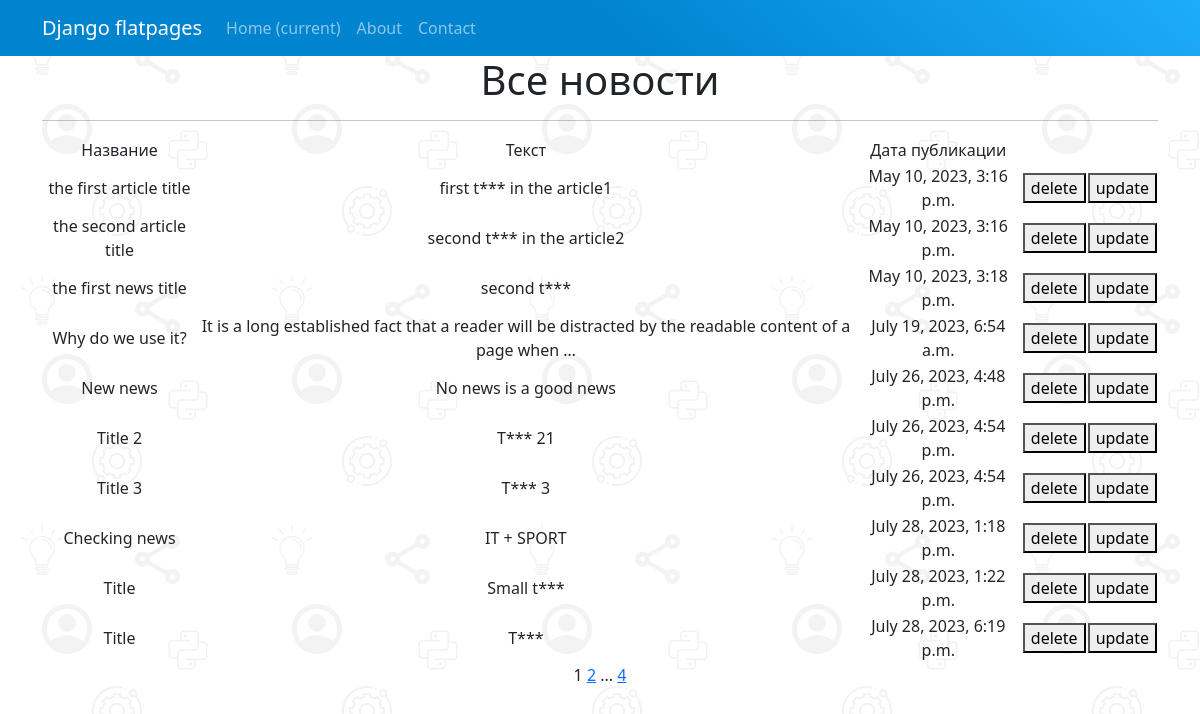
Page /news/ on the committed database.
### NewsPortal/models.py (models this page shows, shortened)
class Post(models.Model):
    author = models.ForeignKey(Author, on_delete=models.CASCADE)
    ARTICLE = 'ART'
    NEWS = 'NWS'
    CATEGORY_CHOICES = (
        (ARTICLE, 'statya'),
        (NEWS, 'HoBocTb')
    )
    categoryType = models.CharField(
        max_length=3, choices=CATEGORY_CHOICES, default=ARTICLE)
    dateCreation = models.DateTimeField(auto_now_add=True)
    postCategory = models.ManyToManyField(Category, through='PostCategory')
    title = models.CharField(max_length=128)
    text = models.TextField()
    rating = models.IntegerField(default=0)

### NewsPortal/views.py (the view)
# urls.py: path('', PostView.as_view(), name="list_of_news"),
class PostView(ListView):
    model = Post
    template_name = 'news.html'
    context_object_name = 'posts'
    paginate_by = 10
    def get_context_data(self, **kwargs):
        context = super().get_context_data(**kwargs)
        context['time_now', ] = datetime.utcnow()
        return context

### NewsPortal/templatetags/censor.py (called while the page is built)
@register.filter()
def censor_profanities(value):
    words = value.split()
    for idx, word in enumerate(words):
        lower_word = word.lower()
        if lower_word in [prof.lower() for prof in PROFANITIES]:
            censored_word = word[0] + '*' * (len(word) - 1)
            words[idx] = censored_word
    return ' '.join(words)

### NewsPortal/templatetags/custom_tags.py (called while the page is built)
@register.simple_tag(takes_context=True)
def url_replace(context, **kwargs):
    d = context['request'].GET.copy()
    for k, v in kwargs.items():
        d[k] = v
    return d.urlencode()

### templates/news.html (shortened to what this page needs)
{% extends 'flatpages/default.html' %}
{% load censor %}
{% load custom_tags %}
{% block content %}
<h1>Все новости</h1>
<hr>
{% if posts %}
<table>
    <tr>
        <td>Название</td>
        <td>Текст</td>
        <td>Дата публикации</td>
    </tr>
    {% for post in posts %}
    <tr>
        <td>{{ post.title|censor_profanities }}</td>
        <td>{{ post.text|truncatewords:20|censor_profanities }}</td>
        <td>{{ post.dateCreation }}</td>
        <td>
            <a href='{{post.pk}}/delete/'><button pk='del'>delete</button></a>
        </td>
        <td align="right">
            <a href="{% url 'post_edit_view' post.pk %}"><button pk="up">update</button></a>
        </td>
    </tr>
    {% endfor %}
</table>
{% else %}
<h2>Новостей нет</h2>
{% endif %}
{{ page_obj.number }}
{% if page_obj.has_next %}
<a href="?{% url_replace page=page_obj.next_page_number %}">{{ page_obj.next_page_number }}</a>
{% if paginator.num_pages != page_obj.next_page_number %}
...
<a href="?{% url_replace page=page_obj.paginator.num_pages %}">{{ page_obj.paginator.num_pages }}</a>
{% endif %}
{% endif %}
{% endblock content %}

### templates/flatpages/default.html (shortened to what this page needs)
<!DOCTYPE html>
<html lang="en">
<head>
    {% load static %}
    <link href="{% static 'css/styles.css' %}" rel="stylesheet" />
</head>
<body>
    <nav class="navbar navbar-expand-lg navbar-dark bg-dark static-top">
        <div class="container">
            <a class="navbar-brand" href="#">Django flatpages</a>
            <div class="collapse navbar-collapse" id="navbarResponsive">
                <ul class="navbar-nav ml-auto">
                    <li class="nav-item active">
                        <a class="nav-link" href="#">Home
                            <span class="sr-only">(current)</span>
                        </a>
                    </li>
                    <li class="nav-item">
                        <a class="nav-link" href="/about/">About</a>
                    </li>
                    <li class="nav-item">
                        <a class="nav-link" href="/contacts/">Contact</a>
                    </li>
                </ul>
            </div>
        </div>
    </nav>
    <div class="container">
        <div class="row">
            <div class="col-lg-12 text-center">
                {% block content %}
                {% endblock content %}
            </div>
        </div>
</body>
</html>

### rows in the picture
Post: title|censor_profanities "the first article title", text|censor_profanities "first t*** in the article1", dateCreation "May 10, 2023, 3:16 p.m."
Post: title|censor_profanities "the second article title", text|censor_profanities "second t*** in the article2", dateCreation "May 10, 2023, 3:16 p.m."
Post: title|censor_profanities "the first news title", text|censor_profanities "second t***", dateCreation "May 10, 2023, 3:18 p.m."
Post: title|censor_profanities "Why do we use it?", text|censor_profanities "It is a long established fact that a reader will be distracted by the readable content of a page when …", dateCreation "July 19, 2023, 6:54 a.m."
Post: title|censor_profanities "New news", text|censor_profanities "No news is a good news", dateCreation "July 26, 2023, 4:48 p.m."
Post: title|censor_profanities "Title 2", text|censor_profanities "T*** 21", dateCreation "July 26, 2023, 4:54 p.m."
Post: title|censor_profanities "Title 3", text|censor_profanities "T*** 3", dateCreation "July 26, 2023, 4:54 p.m."
Post: title|censor_profanities "Checking news", text|censor_profanities "IT + SPORT", dateCreation "July 28, 2023, 1:18 p.m."
Post: title|censor_profanities "Title", text|censor_profanities "Small t***", dateCreation "July 28, 2023, 1:22 p.m."
Post: title|censor_profanities "Title", text|censor_profanities "T***", dateCreation "July 28, 2023, 6:19 p.m."

### other values in the picture
{{ page_obj.number }} "1"
{{ page_obj.next_page_number }} "2"
{{ page_obj.paginator.num_pages }} "4"
